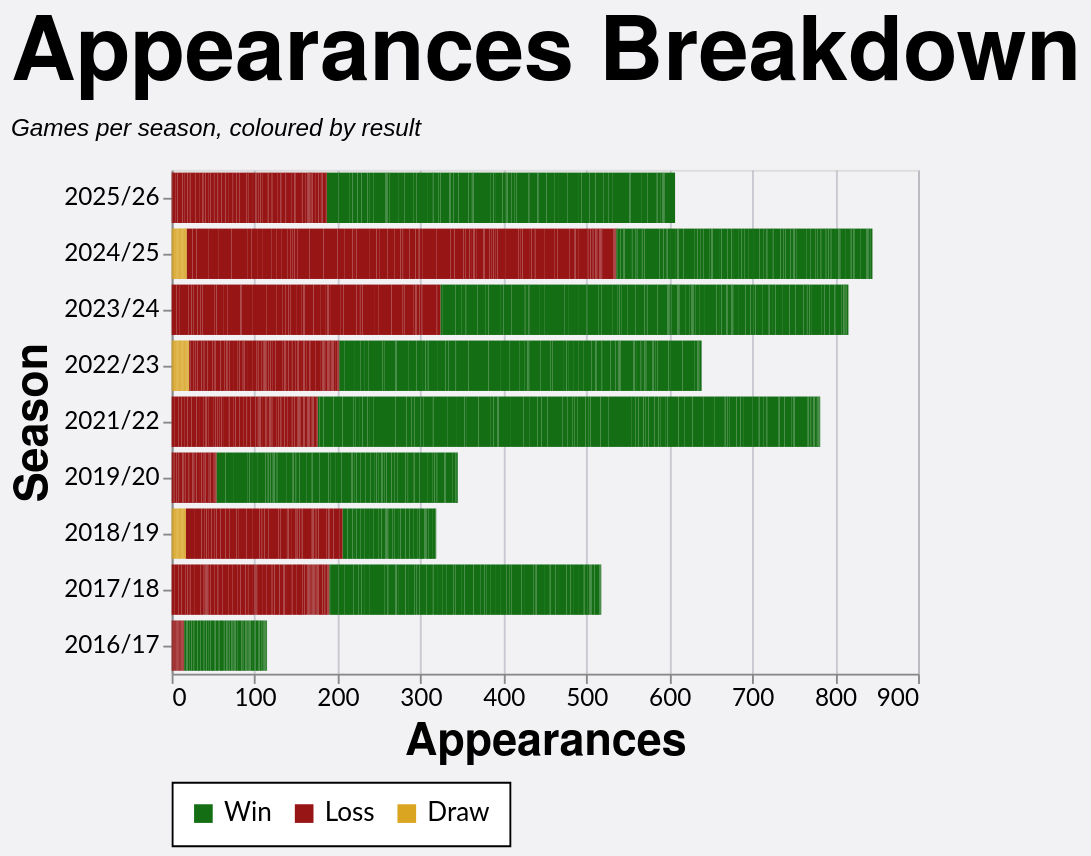

Express this chart as Vega-Lite.
### Vega-Lite specification from a JSON file in a GitHub repository (floating-point values rounded to 4 significant figures; data arrays with more than 128 entries replaced by an {"elided": "..."} marker saying what was removed)
{"config": {"axis": {"labelFont": "Lato, sans-serif", "titleFont": "PT Sans Narrow, Helvetica Neue, Helvetica, Arial, sans-serif", "labelFontSize": 13, "titleFontSize": 24, "gridColor": "#202947", "gridOpacity": 0.2}, "header": {"labelFont": "PT Sans Narrow, Helvetica Neue, Helvetica, Arial, sans-serif", "titleFont": "PT Sans Narrow, Helvetica Neue, Helvetica, Arial, sans-serif", "labelFontSize": 24, "titleFontSize": 28, "labelFontWeight": "bold", "orient": "left"}, "legend": {"labelFont": "Lato, sans-serif", "titleFont": "PT Sans Narrow, Helvetica Neue, Helvetica, Arial, sans-serif", "labelFontSize": 14, "titleFontSize": 16, "titlePadding": 5, "fillColor": "white", "strokeColor": "black", "padding": 10, "titleFontWeight": "lighter", "titleFontStyle": "italic", "titleColor": "gray", "offset": 10}, "title": {"font": "PT Sans Narrow, Helvetica Neue, Helvetica, Arial, sans-serif", "fontSize": 48, "fontWeight": "bold", "anchor": "start", "align": "center", "titlePadding": 20, "subtitlePadding": 10, "subtitleFontSize": 13, "subtitleColor": "", "subtitleFontStyle": "italic", "offset": 15, "color": "black"}, "axisX": {"labelAngle": 0}, "facet": {"title": null, "header": null, "align": {"row": "each", "column": "each"}}, "resolve": {"scale": {"y": "independent", "facet": "independent"}}, "background": "#f2f1f4"}, "data": {"name": "data-4caa962c315577a81a107fe1192f51ff"}, "mark": {"type": "bar"}, "encoding": {"color": {"field": "color_value", "legend": {"orient": "bottom", "title": null}, "scale": {"range": ["#146f14", "#981515", "goldenrod"]}, "sort": ["Win", "Loss", "Draw"], "type": "nominal"}, "tooltip": [{"field": "player", "title": "Player", "type": "nominal"}, {"field": "season", "title": "Season", "type": "nominal"}, {"field": "color_value", "title": "Group", "type": "nominal"}, {"aggregate": "sum", "field": "apps", "title": "Appearances", "type": "quantitative"}], "x": {"aggregate": "sum", "field": "apps", "title": "Appearances", "type": "quantitative"}, "y": {"field": "season", "sort": {"field": "season_sort", "op": "max", "order": "descending"}, "title": "Season", "type": "nominal"}}, "height": {"step": 30}, "title": {"text": "Appearances Breakdown", "subtitle": "Games per season, coloured by result"}, "width": 400, "$schema": "https://vega.github.io/schema/vega-lite/v5.20.1.json", "datasets": {"data-4caa962c315577a81a107fe1192f51ff": {"elided": "2283 records"}}}
